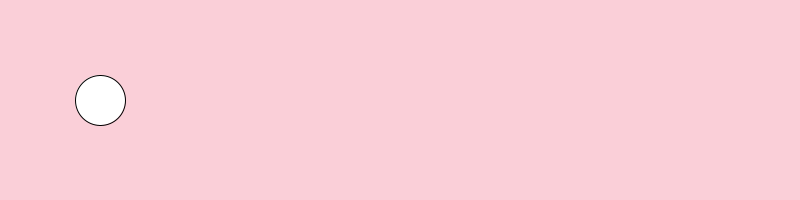
Frame 1 (no input)
Frame 60 (the mouse pressed at the canvas centre just before this capture): identical to frame 1, image omitted
Frame 120 (the mouse held since frame 60 and released just before this capture): identical to frame 1, image omitted

The Processing sketch that drew this single still picture (run headless with seeded random() and noise(); from frame 60 on, the mouse is pressed at the canvas centre):

// Processing sketch: slippery_dot
// ── slippery_dot.pde
/*** When you are done, this program will draw an ellipse 
     that jumps to new location each time you click on it.
***/
 
 // 1. Create three integer variables to represent the x, y, and the size of the ellipse
       
    void setup() {
      // 2. Set the size of your sketch
    size(800,200);
    }
    
    void draw() {
    
      // 3. Set the background color of your sketch
      background(250,207,216);
      // 4. Draw an ellipse using the variables created at the top of the sketch for the location and size of your ellipse. 
      //    Make sure it fits in the window. Change the variables if it does not.
  ellipse(100,100  ,50,50);
    
    }
    
    /******** This method gets called automatically when you press the mouse ************/
    void mousePressed() {
      //5. Create an integer variable called distance
      int distance = getDistanceFromMouse(100,100);
      //6. The getDistanceFromMouse() method below returns a number.
      //   Set the value of your distance variable to the value returned by the getDistance method
      //   You will need to pass the x and y location of your ellipse to this method.
        
          
      //7.  Use an if statement to check if your distance variable is < the radius of the ellipse
      //    If it is, make a new x AND y for the ellipse, for a new random location on the window
      //    Hint: Use code like this      x = (int) random(width);
       
      
    }
    
    /********  This method gives you the number of pixels between the mouse and the x,y point ***********/
    int getDistanceFromMouse(int x, int y) {
      return (int)Math.sqrt(Math.pow((mouseX-x),2) + Math.pow((mouseY-y),2));
    }
